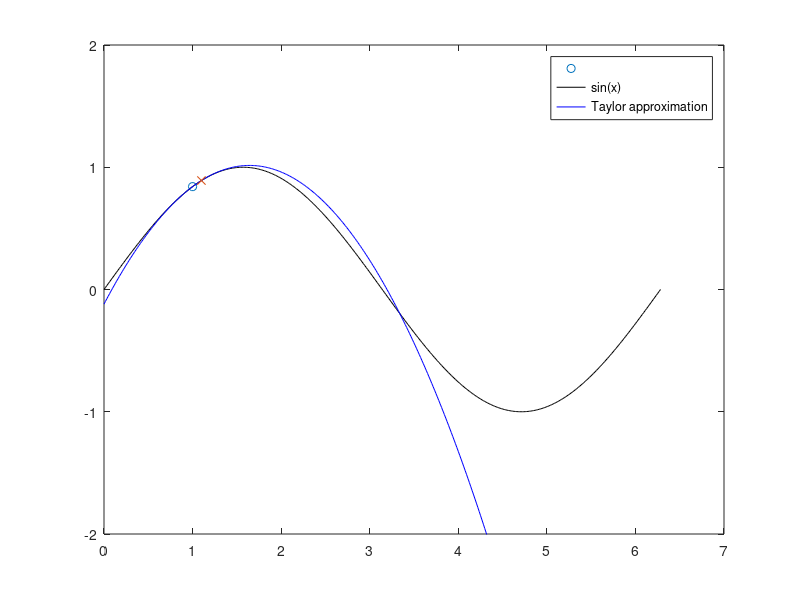

The MATLAB script that drew this image:
% approximate sin(x) for x=1.1 with 
% Taylor polynomial with x0=1

f = @(x) sin(x);
fdx = @(x) cos(x);
fdxdx = @(x) -sin(x);
fdxdxdx = @(x) -cos(x);

x0=1;
x=1.1;

approx = f(x0)+(x-x0)*fdx(x0)+(x-x0)^2*fdxdx(x0)/2;
exact = f(x);
error = abs(approx - exact);
fprintf('approx=%f exact=%f error=%f\n', approx, exact, error)
bound=1/6*(x-x0)^3
bound2=cos(1)/1000/6*(x-x0)^3 % cos(c) <= cos(1)

xx = linspace(0,2*pi,400);
yy1 = sin(xx);
yy2 = f(x0)+(xx-x0)*fdx(x0)+(xx-x0).^2*fdxdx(x0)/2;

plot(x0,f(x0),'o',xx,yy1,'k-',xx,yy2,'b-',x,approx,'x')
legend('','sin(x)','Taylor approximation')
ylim([-2,2])
